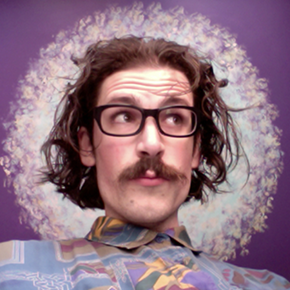
#> input picture datas/MyPic.png, 290 x 290 px, given in place of MyPic.jpg, which was not available
$ python 07_value_green_chanal_to_0.py
#> lines starting #> are read from the running program, lines starting #| are printed output that depends on the picture; after the words box and inside, x2 and y2 are one past the last pixel; in counts of white or black regions, pixels touching at a corner belong together; pictures that were not available may be replaced by others from this repository, and a replacement may not be noted
import cv2 as cv
import os
os.environ["XDG_SESSION_TYPE"] = "xcb"

img = cv.imread('datas/MyPic.jpg')
#> img is the input picture: shape (290, 290, 3); mean B, G, R 129.8, 115.2, 144.3
my_roi = img[0:50]
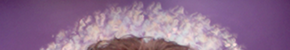
#> my_roi: shape (50, 290, 3); mean B, G, R 142.7, 110.9, 142.8
img[50:100] = my_roi
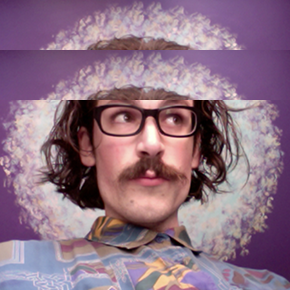
#> img: shape (290, 290, 3); 17.24% of pixels changed, all inside (x1, y1, x2, y2) = (0, 50, 290, 100)

cv.namedWindow("color", cv.WINDOW_AUTOSIZE)
while(1):
    cv.imshow("color", img)
    k = cv.waitKey(1) & 0xFF
#> (key Esc is pressed here)
    if k == 27:
        break
